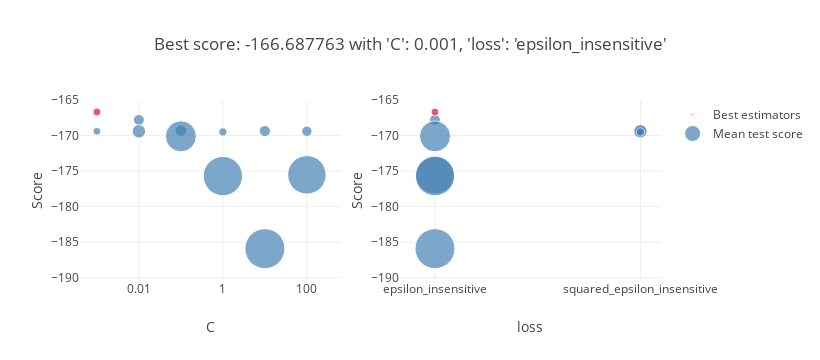

The notebook cell this image was saved under:
### Code cell
clf = GridSearchCV(model, param, cv=5,scoring='neg_root_mean_squared_error', verbose=VERBOSE, n_jobs=-1)
clf.fit(X_train, y_train)
plot_grid_search(clf)
table_grid_search(clf)

### Figure 1 — Plotly figure (JSON) as saved in the notebook; plotly's stock layout.template omitted (floating-point values rounded to 4 significant figures)
{"data": [{"marker": {"color": "SteelBlue", "size": [12.18, 14.14, 12.63, 10.99, 4.766, 18.44, 7.045, 97.68, 150.5, 157.0, 162.9], "sizemin": 4, "sizemode": "area", "sizeref": 0.2036}, "mode": "markers", "name": "Mean test score", "showlegend": true, "text": ["'C': 0.01,<br /> 'loss': 'epsilon_insensitive'", "'C': 0.1,<br /> 'loss': 'squared_epsilon_insensitive'", "'C': 10,<br /> 'loss': 'squared_epsilon_insensitive'", "'C': 100,<br /> 'loss': 'squared_epsilon_insensitive'", "'C': 0.001,<br /> 'loss': 'squared_epsilon_insensitive'", "'C': 0.01,<br /> 'loss': 'squared_epsilon_insensitive'", "'C': 1,<br /> 'loss': 'squared_epsilon_insensitive'", "'C': 0.1,<br /> 'loss': 'epsilon_insensitive'", "'C': 100,<br /> 'loss': 'epsilon_insensitive'", "'C': 1,<br /> 'loss': 'epsilon_insensitive'", "'C': 10,<br /> 'loss': 'epsilon_insensitive'"], "type": "scatter", "x": [0.01, 0.1, 10.0, 100.0, 0.001, 0.01, 1.0, 0.1, 100.0, 1.0, 10.0], "xaxis": "x", "y": [-167.8, -169.3, -169.4, -169.4, -169.4, -169.4, -169.5, -170.1, -175.5, -175.7, -185.9], "yaxis": "y"}, {"marker": {"color": "Crimson", "size": [1.388], "sizemin": 4, "sizemode": "area", "sizeref": 0.2036}, "mode": "markers", "name": "Best estimators", "showlegend": true, "text": ["{'C': 0.001, 'loss': 'epsilon_insensitive'}"], "type": "scatter", "x": [0.001], "xaxis": "x", "y": [-166.7], "yaxis": "y"}, {"marker": {"color": "SteelBlue", "size": [12.18, 14.14, 12.63, 10.99, 4.766, 18.44, 7.045, 97.68, 150.5, 157.0, 162.9], "sizemin": 4, "sizemode": "area", "sizeref": 0.2036}, "mode": "markers", "name": "Mean test score", "showlegend": false, "text": ["'C': 0.01,<br /> 'loss': 'epsilon_insensitive'", "'C': 0.1,<br /> 'loss': 'squared_epsilon_insensitive'", "'C': 10,<br /> 'loss': 'squared_epsilon_insensitive'", "'C': 100,<br /> 'loss': 'squared_epsilon_insensitive'", "'C': 0.001,<br /> 'loss': 'squared_epsilon_insensitive'", "'C': 0.01,<br /> 'loss': 'squared_epsilon_insensitive'", "'C': 1,<br /> 'loss': 'squared_epsilon_insensitive'", "'C': 0.1,<br /> 'loss': 'epsilon_insensitive'", "'C': 100,<br /> 'loss': 'epsilon_insensitive'", "'C': 1,<br /> 'loss': 'epsilon_insensitive'", "'C': 10,<br /> 'loss': 'epsilon_insensitive'"], "type": "scatter", "x": ["epsilon_insensitive", "squared_epsilon_insensitive", "squared_epsilon_insensitive", "squared_epsilon_insensitive", "squared_epsilon_insensitive", "squared_epsilon_insensitive", "squared_epsilon_insensitive", "epsilon_insensitive", "epsilon_insensitive", "epsilon_insensitive", "epsilon_insensitive"], "xaxis": "x2", "y": [-167.8, -169.3, -169.4, -169.4, -169.4, -169.4, -169.5, -170.1, -175.5, -175.7, -185.9], "yaxis": "y2"}, {"marker": {"color": "Crimson", "size": [1.388], "sizemin": 4, "sizemode": "area", "sizeref": 0.2036}, "mode": "markers", "name": "Best estimators", "showlegend": false, "text": ["{'C': 0.001, 'loss': 'epsilon_insensitive'}"], "type": "scatter", "x": ["epsilon_insensitive"], "xaxis": "x2", "y": [-166.7], "yaxis": "y2"}], "layout": {"height": 360, "hovermode": "closest", "legend": {"traceorder": "reversed"}, "title": {"text": "Best score: -166.687763 with 'C': 0.001, 'loss': 'epsilon_insensitive'"}, "width": 820, "xaxis": {"anchor": "y", "domain": [0, 0.45], "title": {"text": "C"}, "type": "log"}, "xaxis2": {"anchor": "y2", "domain": [0.55, 1], "title": {"text": "loss"}}, "yaxis": {"anchor": "x", "domain": [0, 1], "title": {"text": "Score"}}, "yaxis2": {"anchor": "x2", "domain": [0, 1], "title": {"text": "Score"}}}}
